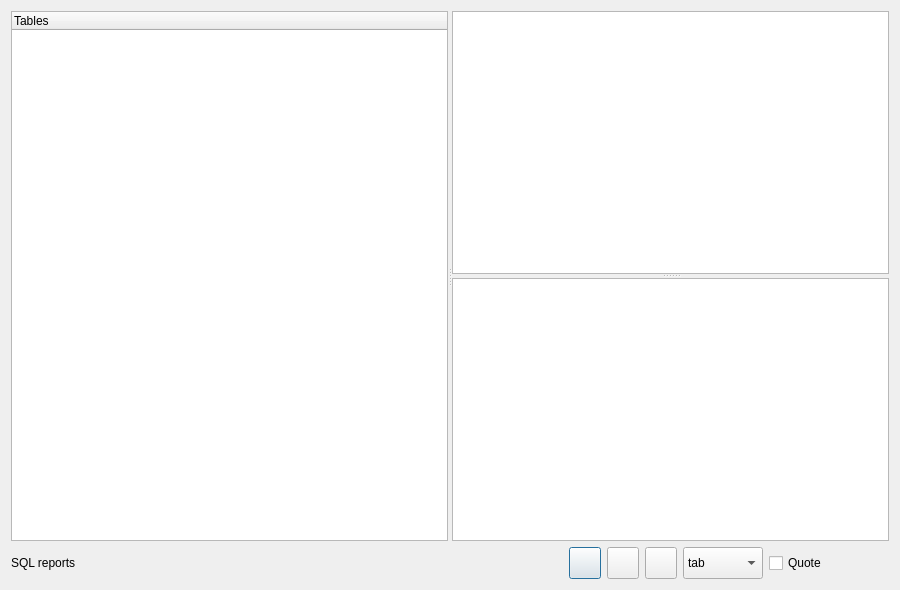
<?xml version="1.0" encoding="UTF-8"?>
<ui version="4.0">
 <class>Dialog_sql</class>
 <widget class="QDialog" name="Dialog_sql">
  <property name="geometry">
   <rect>
    <x>0</x>
    <y>0</y>
    <width>900</width>
    <height>590</height>
   </rect>
  </property>
  <property name="windowTitle">
   <string>SQL_statements</string>
  </property>
  <layout class="QGridLayout" name="gridLayout">
   <item row="0" column="0">
    <layout class="QVBoxLayout" name="verticalLayout">
     <item>
      <widget class="QSplitter" name="splitter_2">
       <property name="orientation">
        <enum>Qt::Horizontal</enum>
       </property>
       <widget class="QTreeWidget" name="treeWidget">
        <column>
         <property name="text">
          <string notr="true">Tables</string>
         </property>
        </column>
       </widget>
       <widget class="QSplitter" name="splitter">
        <property name="orientation">
         <enum>Qt::Vertical</enum>
        </property>
        <widget class="QTextEdit" name="textEdit_sql"/>
        <widget class="QTableWidget" name="tableWidget_results"/>
       </widget>
      </widget>
     </item>
     <item>
      <layout class="QHBoxLayout" name="horizontalLayout">
       <item>
        <widget class="QLabel" name="label">
         <property name="text">
          <string>SQL reports</string>
         </property>
        </widget>
       </item>
       <item>
        <widget class="QPushButton" name="pushButton_runSQL">
         <property name="minimumSize">
          <size>
           <width>32</width>
           <height>32</height>
          </size>
         </property>
         <property name="maximumSize">
          <size>
           <width>32</width>
           <height>32</height>
          </size>
         </property>
         <property name="toolTip">
          <string>&lt;html&gt;&lt;head/&gt;&lt;body&gt;&lt;p&gt;Run&lt;/p&gt;&lt;/body&gt;&lt;/html&gt;</string>
         </property>
         <property name="text">
          <string/>
         </property>
        </widget>
       </item>
       <item>
        <widget class="QPushButton" name="pushButton_excel">
         <property name="minimumSize">
          <size>
           <width>32</width>
           <height>32</height>
          </size>
         </property>
         <property name="maximumSize">
          <size>
           <width>32</width>
           <height>32</height>
          </size>
         </property>
         <property name="toolTip">
          <string>&lt;html&gt;&lt;head/&gt;&lt;body&gt;&lt;p&gt;Export to Excel&lt;/p&gt;&lt;/body&gt;&lt;/html&gt;</string>
         </property>
         <property name="text">
          <string/>
         </property>
        </widget>
       </item>
       <item>
        <widget class="QPushButton" name="pushButton_csv">
         <property name="minimumSize">
          <size>
           <width>32</width>
           <height>32</height>
          </size>
         </property>
         <property name="maximumSize">
          <size>
           <width>32</width>
           <height>32</height>
          </size>
         </property>
         <property name="toolTip">
          <string>&lt;html&gt;&lt;head/&gt;&lt;body&gt;&lt;p&gt;Export to CSV file&lt;/p&gt;&lt;/body&gt;&lt;/html&gt;</string>
         </property>
         <property name="text">
          <string/>
         </property>
        </widget>
       </item>
       <item>
        <widget class="QComboBox" name="comboBox_delimiter">
         <property name="minimumSize">
          <size>
           <width>0</width>
           <height>32</height>
          </size>
         </property>
         <property name="maximumSize">
          <size>
           <width>80</width>
           <height>32</height>
          </size>
         </property>
         <property name="toolTip">
          <string>&lt;html&gt;&lt;head/&gt;&lt;body&gt;&lt;p&gt;Delimiter for export&lt;/p&gt;&lt;/body&gt;&lt;/html&gt;</string>
         </property>
         <item>
          <property name="text">
           <string>tab</string>
          </property>
         </item>
         <item>
          <property name="text">
           <string>,</string>
          </property>
         </item>
         <item>
          <property name="text">
           <string>;</string>
          </property>
         </item>
         <item>
          <property name="text">
           <string>|</string>
          </property>
         </item>
        </widget>
       </item>
       <item>
        <widget class="QCheckBox" name="checkBox_quote">
         <property name="minimumSize">
          <size>
           <width>120</width>
           <height>0</height>
          </size>
         </property>
         <property name="maximumSize">
          <size>
           <width>120</width>
           <height>16777215</height>
          </size>
         </property>
         <property name="toolTip">
          <string>All fields quoted with quotation marks.</string>
         </property>
         <property name="text">
          <string>Quote</string>
         </property>
        </widget>
       </item>
      </layout>
     </item>
    </layout>
   </item>
  </layout>
 </widget>
 <resources/>
 <connections/>
</ui>
